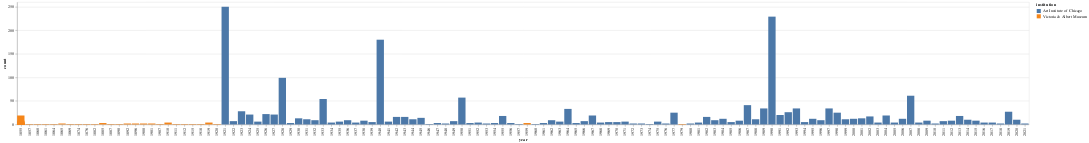

The notebook cell saved with this chart:
### Markdown cell above
Well, that seems like a clear victory for the AIC. Let's compare them side-by-side to see when this water lily collecting spree started.

### Code cell
aic_water_lilies_df['institution'] = 'Art Institute of Chicago'
vam_water_lilies_df['institution'] = 'Victoria & Albert Museum'

# Make the columns names consistent

aic_water_lilies_df.rename(columns={'doc_count': 'count', 'key': 'year'}, inplace=True)
vam_water_lilies_df.rename(columns={'value': 'year'}, inplace=True)

# Join into one data-frame
water_lilies_df = aic_water_lilies_df.append(vam_water_lilies_df)

alt.Chart(water_lilies_df).mark_bar().encode(
    y='count:Q',
    x='year:O',
    color='institution:N')

### Figure 1 — Vega-Lite specification as saved in the notebook (floating-point values rounded to 4 significant figures; data arrays with more than 128 entries replaced by an {"elided": "..."} marker saying what was removed)
{"config": {"view": {"continuousWidth": 400, "continuousHeight": 300}}, "data": {"name": "data-8bec6e34f606e42e29d719748685dedf"}, "mark": "bar", "encoding": {"color": {"type": "nominal", "field": "institution"}, "x": {"type": "ordinal", "field": "year"}, "y": {"type": "quantitative", "field": "count"}}, "$schema": "https://vega.github.io/schema/vega-lite/v4.8.1.json", "datasets": {"data-8bec6e34f606e42e29d719748685dedf": {"elided": "180 records"}}}
